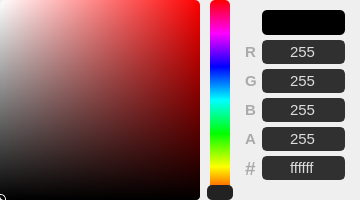
<?xml version="1.0" encoding="UTF-8"?>
<ui version="4.0">
 <class>ColorPicker</class>
 <widget class="QWidget" name="ColorPicker">
  <property name="geometry">
   <rect>
    <x>0</x>
    <y>0</y>
    <width>360</width>
    <height>200</height>
   </rect>
  </property>
  <property name="sizePolicy">
   <sizepolicy hsizetype="Preferred" vsizetype="Preferred">
    <horstretch>0</horstretch>
    <verstretch>0</verstretch>
   </sizepolicy>
  </property>
  <property name="minimumSize">
   <size>
    <width>0</width>
    <height>0</height>
   </size>
  </property>
  <property name="maximumSize">
   <size>
    <width>360</width>
    <height>200</height>
   </size>
  </property>
  <property name="styleSheet">
   <string notr="true">QWidget{
	background-color: none;
}
QFrame{
	border-radius:5px;
}

/*  LINE EDIT */
QLineEdit{
	color: rgb(221, 221, 221);
	background-color: #303030;
	border: 2px solid #303030;
	border-radius: 5px;
	selection-color: rgb(16, 16, 16);
	selection-background-color: rgb(221, 51, 34);
	font-family: Segoe UI;
	font-size: 11pt;
}
QLineEdit::focus{
	border-color: #aaaaaa;
}
</string>
  </property>
  <layout class="QHBoxLayout" name="horizontalLayout_2">
   <property name="spacing">
    <number>0</number>
   </property>
   <property name="leftMargin">
    <number>0</number>
   </property>
   <property name="topMargin">
    <number>0</number>
   </property>
   <property name="rightMargin">
    <number>0</number>
   </property>
   <property name="bottomMargin">
    <number>0</number>
   </property>
   <item>
    <widget class="QFrame" name="color_view">
     <property name="minimumSize">
      <size>
       <width>200</width>
       <height>200</height>
      </size>
     </property>
     <property name="maximumSize">
      <size>
       <width>5000</width>
       <height>5000</height>
      </size>
     </property>
     <property name="styleSheet">
      <string notr="true">/* ALL CHANGES HERE WILL BE OVERWRITTEN */;
background-color: qlineargradient(x1:1, x2:0, stop:0 hsl(0%,100%,50%), stop:1 rgba(255, 255, 255, 255));

</string>
     </property>
     <property name="frameShape">
      <enum>QFrame::StyledPanel</enum>
     </property>
     <property name="frameShadow">
      <enum>QFrame::Raised</enum>
     </property>
     <layout class="QVBoxLayout" name="verticalLayout_2">
      <property name="spacing">
       <number>0</number>
      </property>
      <property name="leftMargin">
       <number>0</number>
      </property>
      <property name="topMargin">
       <number>0</number>
      </property>
      <property name="rightMargin">
       <number>0</number>
      </property>
      <property name="bottomMargin">
       <number>0</number>
      </property>
      <item>
       <widget class="QFrame" name="black_overlay">
        <property name="styleSheet">
         <string notr="true">background-color: qlineargradient(spread:pad, x1:0, y1:0, x2:0, y2:1, stop:0 rgba(0, 0, 0, 0), stop:1 rgba(0, 0, 0, 255));
border-radius: 4px;

</string>
        </property>
        <property name="frameShape">
         <enum>QFrame::StyledPanel</enum>
        </property>
        <property name="frameShadow">
         <enum>QFrame::Raised</enum>
        </property>
        <widget class="QFrame" name="selector">
         <property name="geometry">
          <rect>
           <x>-6</x>
           <y>194</y>
           <width>12</width>
           <height>12</height>
          </rect>
         </property>
         <property name="minimumSize">
          <size>
           <width>12</width>
           <height>12</height>
          </size>
         </property>
         <property name="maximumSize">
          <size>
           <width>12</width>
           <height>12</height>
          </size>
         </property>
         <property name="styleSheet">
          <string notr="true">background-color:none;
border: 1px solid white;
border-radius: 5px;</string>
         </property>
         <property name="frameShape">
          <enum>QFrame::StyledPanel</enum>
         </property>
         <property name="frameShadow">
          <enum>QFrame::Raised</enum>
         </property>
         <widget class="QLabel" name="black_ring">
          <property name="geometry">
           <rect>
            <x>1</x>
            <y>1</y>
            <width>10</width>
            <height>10</height>
           </rect>
          </property>
          <property name="minimumSize">
           <size>
            <width>10</width>
            <height>10</height>
           </size>
          </property>
          <property name="maximumSize">
           <size>
            <width>10</width>
            <height>10</height>
           </size>
          </property>
          <property name="baseSize">
           <size>
            <width>10</width>
            <height>10</height>
           </size>
          </property>
          <property name="styleSheet">
           <string notr="true">background-color: none;
border: 1px solid black;
border-radius: 5px;</string>
          </property>
          <property name="text">
           <string/>
          </property>
         </widget>
        </widget>
       </widget>
      </item>
     </layout>
    </widget>
   </item>
   <item>
    <widget class="QFrame" name="hue_frame">
     <property name="minimumSize">
      <size>
       <width>30</width>
       <height>0</height>
      </size>
     </property>
     <property name="styleSheet">
      <string notr="true">QLabel{
	border-radius: 5px;
}</string>
     </property>
     <property name="frameShape">
      <enum>QFrame::StyledPanel</enum>
     </property>
     <property name="frameShadow">
      <enum>QFrame::Raised</enum>
     </property>
     <widget class="QFrame" name="hue_bg">
      <property name="geometry">
       <rect>
        <x>10</x>
        <y>0</y>
        <width>20</width>
        <height>200</height>
       </rect>
      </property>
      <property name="minimumSize">
       <size>
        <width>20</width>
        <height>200</height>
       </size>
      </property>
      <property name="styleSheet">
       <string notr="true">background-color: qlineargradient(spread:pad, x1:0, y1:1, x2:0, y2:0, stop:0 rgba(255, 0, 0, 255), stop:0.166 rgba(255, 255, 0, 255), stop:0.333 rgba(0, 255, 0, 255), stop:0.5 rgba(0, 255, 255, 255), stop:0.666 rgba(0, 0, 255, 255), stop:0.833 rgba(255, 0, 255, 255), stop:1 rgba(255, 0, 0, 255));
border-radius: 5px;</string>
      </property>
      <property name="frameShape">
       <enum>QFrame::StyledPanel</enum>
      </property>
      <property name="frameShadow">
       <enum>QFrame::Raised</enum>
      </property>
     </widget>
     <widget class="QLabel" name="hue_selector">
      <property name="geometry">
       <rect>
        <x>7</x>
        <y>185</y>
        <width>26</width>
        <height>15</height>
       </rect>
      </property>
      <property name="minimumSize">
       <size>
        <width>26</width>
        <height>0</height>
       </size>
      </property>
      <property name="styleSheet">
       <string notr="true">background-color: #222;
</string>
      </property>
      <property name="text">
       <string/>
      </property>
     </widget>
     <widget class="QFrame" name="hue">
      <property name="geometry">
       <rect>
        <x>7</x>
        <y>0</y>
        <width>26</width>
        <height>200</height>
       </rect>
      </property>
      <property name="minimumSize">
       <size>
        <width>20</width>
        <height>200</height>
       </size>
      </property>
      <property name="styleSheet">
       <string notr="true"/>
      </property>
      <property name="frameShape">
       <enum>QFrame::StyledPanel</enum>
      </property>
      <property name="frameShadow">
       <enum>QFrame::Raised</enum>
      </property>
     </widget>
    </widget>
   </item>
   <item>
    <widget class="QFrame" name="editfields">
     <property name="minimumSize">
      <size>
       <width>120</width>
       <height>200</height>
      </size>
     </property>
     <property name="maximumSize">
      <size>
       <width>120</width>
       <height>200</height>
      </size>
     </property>
     <property name="styleSheet">
      <string notr="true">QLabel{
	font-family: Segoe UI;
font-weight: bold;
	font-size: 11pt;
	color: #aaaaaa;
	border-radius: 5px;
}
</string>
     </property>
     <property name="frameShape">
      <enum>QFrame::StyledPanel</enum>
     </property>
     <property name="frameShadow">
      <enum>QFrame::Raised</enum>
     </property>
     <layout class="QFormLayout" name="formLayout">
      <property name="horizontalSpacing">
       <number>5</number>
      </property>
      <property name="verticalSpacing">
       <number>5</number>
      </property>
      <property name="leftMargin">
       <number>5</number>
      </property>
      <property name="topMargin">
       <number>10</number>
      </property>
      <property name="rightMargin">
       <number>15</number>
      </property>
      <property name="bottomMargin">
       <number>3</number>
      </property>
      <item row="0" column="1">
       <widget class="QLabel" name="color_vis">
        <property name="minimumSize">
         <size>
          <width>0</width>
          <height>25</height>
         </size>
        </property>
        <property name="maximumSize">
         <size>
          <width>16777215</width>
          <height>50</height>
         </size>
        </property>
        <property name="styleSheet">
         <string notr="true">/* ALL CHANGES HERE WILL BE OVERWRITTEN */;
background-color: #000;
</string>
        </property>
        <property name="text">
         <string/>
        </property>
       </widget>
      </item>
      <item row="1" column="0">
       <widget class="QLabel" name="lbl_red">
        <property name="text">
         <string>R</string>
        </property>
        <property name="buddy">
         <cstring>red</cstring>
        </property>
       </widget>
      </item>
      <item row="1" column="1">
       <widget class="QLineEdit" name="red">
        <property name="text">
         <string>255</string>
        </property>
        <property name="alignment">
         <set>Qt::AlignCenter</set>
        </property>
        <property name="clearButtonEnabled">
         <bool>false</bool>
        </property>
       </widget>
      </item>
      <item row="2" column="0">
       <widget class="QLabel" name="lbl_green">
        <property name="text">
         <string>G</string>
        </property>
        <property name="buddy">
         <cstring>green</cstring>
        </property>
       </widget>
      </item>
      <item row="2" column="1">
       <widget class="QLineEdit" name="green">
        <property name="text">
         <string>255</string>
        </property>
        <property name="alignment">
         <set>Qt::AlignCenter</set>
        </property>
       </widget>
      </item>
      <item row="3" column="0">
       <widget class="QLabel" name="lbl_blue">
        <property name="text">
         <string>B</string>
        </property>
        <property name="buddy">
         <cstring>blue</cstring>
        </property>
       </widget>
      </item>
      <item row="5" column="0">
       <widget class="QLabel" name="lbl_hex">
        <property name="styleSheet">
         <string notr="true">font-size: 14pt;</string>
        </property>
        <property name="text">
         <string>#</string>
        </property>
        <property name="buddy">
         <cstring>blue</cstring>
        </property>
       </widget>
      </item>
      <item row="5" column="1">
       <widget class="QLineEdit" name="hex">
        <property name="text">
         <string>ffffff</string>
        </property>
        <property name="alignment">
         <set>Qt::AlignCenter</set>
        </property>
       </widget>
      </item>
      <item row="3" column="1">
       <widget class="QLineEdit" name="blue">
        <property name="text">
         <string>255</string>
        </property>
        <property name="alignment">
         <set>Qt::AlignCenter</set>
        </property>
       </widget>
      </item>
      <item row="4" column="1">
       <widget class="QLineEdit" name="alpha">
        <property name="text">
         <string>255</string>
        </property>
        <property name="alignment">
         <set>Qt::AlignCenter</set>
        </property>
       </widget>
      </item>
      <item row="4" column="0">
       <widget class="QLabel" name="lbl_alpha">
        <property name="text">
         <string>A</string>
        </property>
       </widget>
      </item>
     </layout>
    </widget>
   </item>
  </layout>
 </widget>
 <layoutdefault spacing="5" margin="10"/>
 <tabstops>
  <tabstop>red</tabstop>
  <tabstop>green</tabstop>
  <tabstop>blue</tabstop>
  <tabstop>alpha</tabstop>
 </tabstops>
 <resources/>
 <connections/>
</ui>
